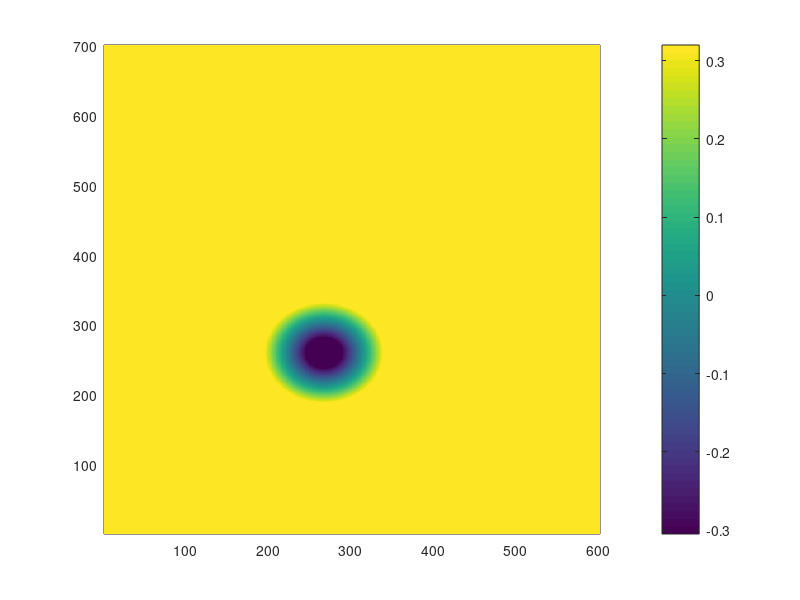

Reproduce this figure in MATLAB.
%-------- DeScRiPtIon ------------------------------------
% This file could be used to generate bathmetry data file for the conical 
% island benchmark test. The list below describes the inputs needed

% dx= gridsize;
% lx  =   length of the tank
% ly  =   width of the tank
% x0  =   location of the center of the cone on the x-axis
% y0  =   location of the center of the cone on the y-axis
% r1  =   radius of the bottom of the cone;
% depth0  =   tank depth;
% hcone   =   cone heght;
% slope   =   cone slope;



clear all
%------------ Input --------------------------------------
dx=0.05;
lx=35.05;
ly=30.05;
x0=12.96;
y0=13.30;
r1=3.6;
depth0=0.32;
hcone=0.625;
slope=0.25;
%---------------------------------------------------------


%----------- Generate Bathymetry -------------------------
x=[0:dx:lx]';
y=[0:dx:ly]';
nx=length(x);
ny=length(y);
h=zeros(ny,ny);
r=zeros(ny,ny);

for i=1:nx
    for j=1:ny
        r(i,j)=sqrt((x(i)-x0)^2+(y(j)-y0)^2);
    end
end

for i=1:nx
    for j=1:ny
        if r(i,j)>r1
            h(i,j)=depth0;
        else
            h(i,j)=(r(i,j)-r1)*slope+depth0;
        end
        
         if h(i,j)<(depth0-hcone)
             h(i,j)=depth0-hcone;
         end
    end
end

pcolor(h);
shading flat
colorbar

dlmwrite('dep.out', h,'delimiter', '\t');